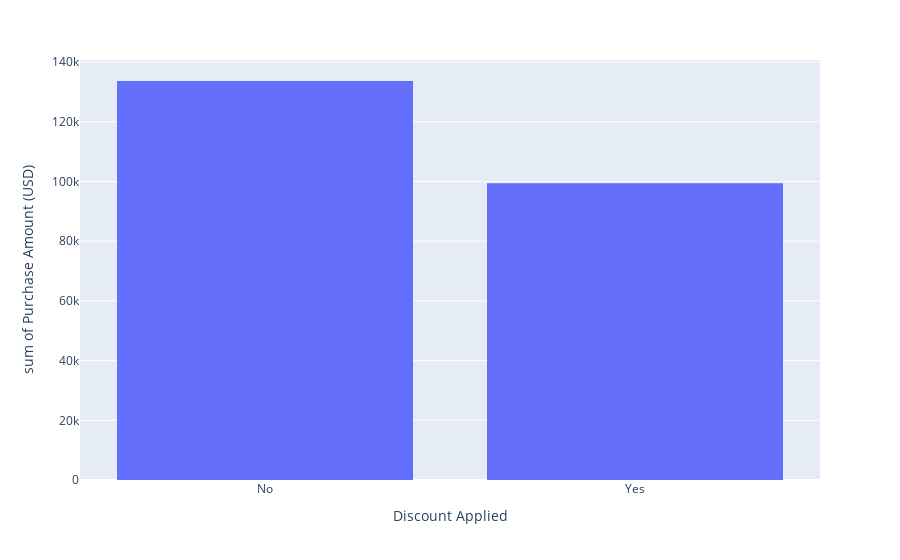

Notebook source saved alongside this figure:
### Code cell
shop_group = shopping_data.groupby('Discount Applied')['Purchase Amount (USD)'].sum().reset_index()
px.histogram(shop_group , x = 'Discount Applied' , y = 'Purchase Amount (USD)')

### Figure 1 — Plotly figure (JSON) as saved in the notebook; plotly's stock layout.template omitted (floating-point values rounded to 4 significant figures)
{"data": [{"alignmentgroup": "True", "bingroup": "x", "histfunc": "sum", "hovertemplate": "Discount Applied=%{x}<br>sum of Purchase Amount (USD)=%{y}<extra></extra>", "legendgroup": "", "marker": {"color": "#636efa", "pattern": {"shape": ""}}, "name": "", "offsetgroup": "", "orientation": "v", "showlegend": false, "type": "histogram", "x": ["No", "Yes"], "xaxis": "x", "y": [133670, 99411], "yaxis": "y"}], "layout": {"barmode": "relative", "legend": {"tracegroupgap": 0}, "margin": {"t": 60}, "xaxis": {"anchor": "y", "domain": [0, 1], "title": {"text": "Discount Applied"}}, "yaxis": {"anchor": "x", "domain": [0, 1], "title": {"text": "sum of Purchase Amount (USD)"}}}}
